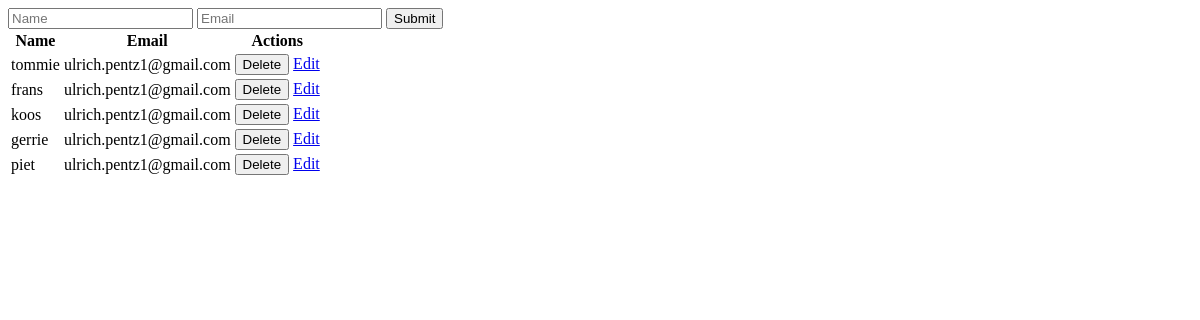
Before: / with the older database file.
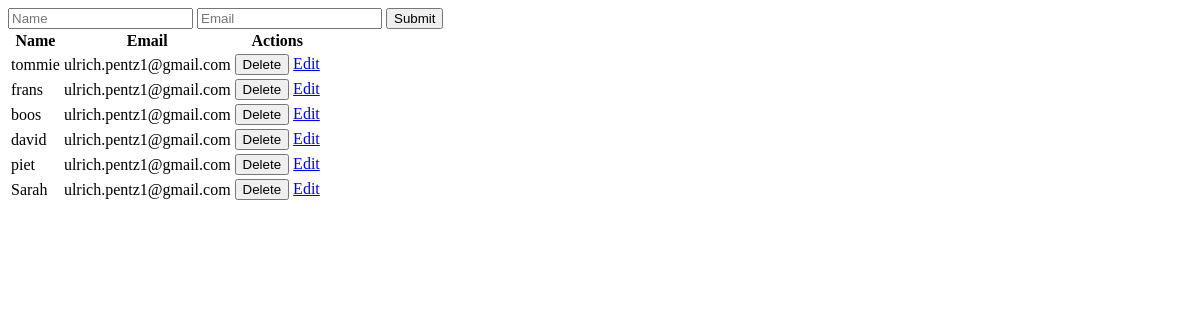
After: the same page with the newer database file.
### sim/models.py (models this page shows)
class Products(models.Model):
    user = models.ForeignKey(User, on_delete=models.SET_NULL, null=True, blank=True)
    app_name = models.CharField(max_length=100)
    app_email = models.CharField(max_length=100)
    app_products = models.TextField()

### sim/views.py (the view)
# urls.py: path('', views.example, name='example'),
def example(request):
    queryset = Products.objects.all()
    context = {'products': queryset}
    return render(request, 'example.html', context)

### sim/templates/example.html (shortened to what this page needs)
<!doctype html>
<html lang="en">
  <head>
  </head>
  <body>
    <form hx-post="{% url 'createUser' %}" hx-target="#contacts-table" hx-on::after-request="if(event.detail.successful) this.reset()">
      <input id="name" type="text" name="app_name" placeholder="Name" required />
      <input type="email" name="app_email" placeholder="Email" required />
      <input type="submit" value="Submit" hx-boost=true/>
    </form>
    <table class="table mt-5" id="contacts-table">
      <thead>
          <tr>
            <th scope="col">Name</th>
            <th scope="col">Email</th>
            <th scope="col">Actions</th>
          </tr>
        </thead>
        <tbody hx-headers='{"X-CSRFToken": "{{ csrf_token }}"}'>
            {% for product in products %}
          <tr>
            <td>{{product.app_name}}</td>
            <td>{{product.app_email}}</td>
                <td>
                    <button class="btn danger" hx-target="#contacts-table" hx-delete="deleteDemographics/{{product.id }}">
                      Delete
                    </button>
                     <a href="{% url 'update_demographics' id=product.id %}" class="nav-link">Edit</a>
                </td>
          </tr>
          {% endfor %}
        </tbody>
      </table>
  </body>
</html>

Changed rows visible on the page:
changed Products: app_name "koos" → "boos"
changed Products: app_name "gerrie" → "david"
added Products: app_name "Sarah", app_email "ulrich.pentz1@gmail.com"
